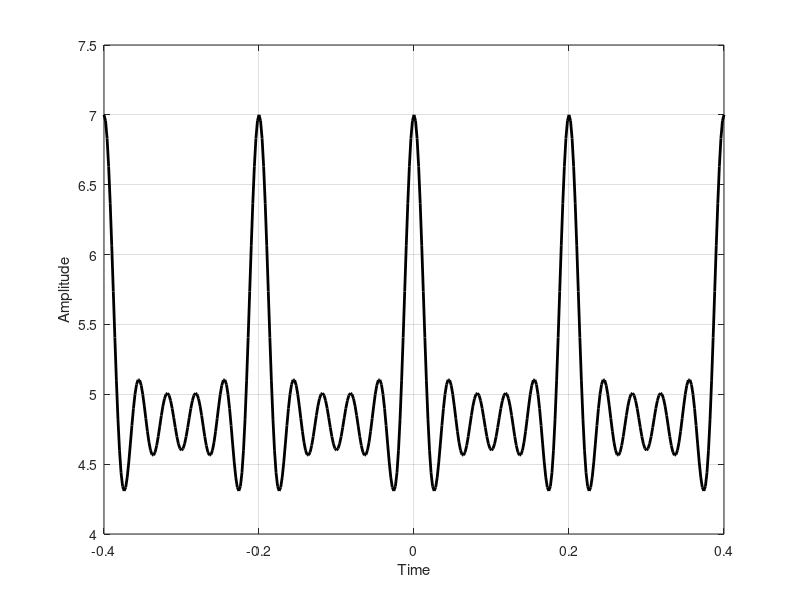

MATLAB code to generate this figure:
clc;
clear;
f0=input('Frequency of the square wave:');
n=input('Number of harmonics:');
T0=1/f0;
t=[-2*T0:T0/100:2*T0];
y=1/T0+zeros(1,length(t));
for i=1:n;
    x=(2*T0)*cos(i*2*pi*f0*t);
    y=y+x;
end;
plot(t,y,'-k','linewidth',2);
xlabel('Time');
ylabel('Amplitude');
grid on;
